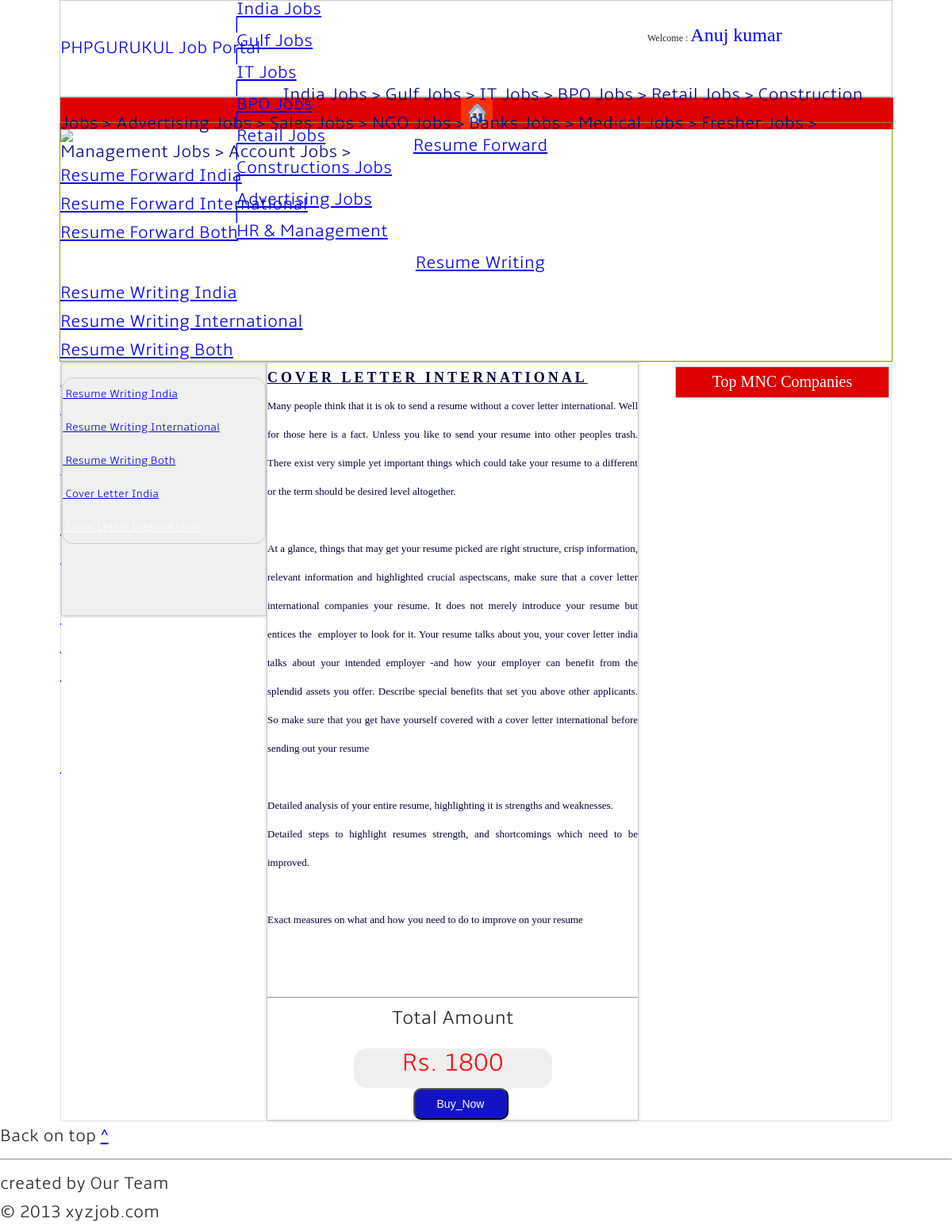
The app's page /CoverLetterInternational.php (signed in) with its own data.
### tables this page shows
CREATE TABLE IF NOT EXISTS `static` (
  `static_id` int(11) NOT NULL,
  `page` varchar(128) NOT NULL,
  `details` longtext NOT NULL
);

CREATE TABLE IF NOT EXISTS `resume_frwd_price` (
  `ser_no` int(11) NOT NULL,
  `ser_code` varchar(50) NOT NULL,
  `detail` varchar(200) NOT NULL,
  `price` int(100) NOT NULL
);

### CoverLetterInternational.php (the view, shortened to what this page needs)
<!DOCTYPE html PUBLIC "-//W3C//DTD XHTML 1.0 Transitional//EN" "http://www.w3.org/TR/xhtml1/DTD/xhtml1-transitional.dtd">
<html xmlns="http://www.w3.org/1999/xhtml">
<head>
<link rel="stylesheet" href="css/style.css" type="text/css" />
</head>
<body style=" background-color:#FFFFFF;" >
<div style="width:100%; height:auto; border:solid 0px #990000;">
<div style="width:1050px;  height:auto; margin:auto; border:solid 0px #00FF00;">
<div style="width:1048px; height:120px; background-color:#FFFFFF; border:solid 1px #CCCCCC;">
<?php
	if(isset($_SESSION['EMAIL']))
	{
		include('myaccountheader.php');
	}
	else
	{
		include('header.php');
	}
?></div>
<div style="width:1048px; height:30px;background-color:#1B43E2; border:solid 1px #CCCCCC;">
<?php
	if(isset($_SESSION['EMAIL']))
	{
		include('ma_menu.php');
	}
	else
	{
		include('menu.php');
	}
?>
</div>
<div style="1048px; height:300px; border:solid 1px #999900;">
<img src="images/resumeforword.gif" />
</div>
<table style="width:1048px; height:auto; border:solid 1px #E6E6E6; margin:auto;">
  <tr><td>
		<table style=" border:#000000 0px solid;background-color:#FFFFFF; float:left; height:auto; width:1044px;">
		<tr>
		<td>
		<table style="width:255px; margin-top:0px;  background-color:#F0F0F0; font-size:14px; height:auto;border-radius: 4px; box-shadow: 0px 0px 4px #CCCCCC; float:left;  border: 1px #CCCCCC solid;">
	<tr><td>
	<table style="width:255px;margin-left:0px; margin-right:0px; background-color:#F0F0F0; margin-bottom:90px;margin-top:0px;">
	<tr>
	<td style="height:auto; border: 0px #CCCCCC solid; ">
<div style=" width:255px float:left; height:auto;  ">
<link rel="stylesheet" href="css_middle/style.css" type="text/css" />
<ul id="css3menu11" class="topmenu" style="margin-top:18px;;border-radius: 14px;width:255px;border: 1px #CCCCCC solid; margin-left:0px;">
	<li class="topfirst"><a href="ResumeWritingIndia.php" style="height:40px;line-height:40px; width:255px; border-radius:15px 15px 0px 0px;  border:#000000 0px solid;"><div style="padding-left:0px;"><b> &nbsp;Resume Writing India</b></div></a></li>
	 <li style="height:2px;width:265px;"></li>
	<li class="toplast"><a href="ResumeWritingInternational.php" style="height:40px;  line-height:40px; width:255px;"><div style="padding-left:0px;"><b> &nbsp;Resume Writing International</b></div></a></li>
 <li style="height:2px;width:265px;"></li>
    <li class="topmenu"><a href="ResumeWritingBoth.php" style="height:40px;line-height:40px;margin-left:0px; width:254px;"><div style="padding-left:0px;"><b> &nbsp;Resume Writing Both</b></div></a></li>
 <li style="height:2px;width:265px;"></li>
<li class="toplast"><a href="CoverLetterIndia.php" style="height:40px;line-height:40px; width:255px;"><div style="padding-left:0px;"><b> &nbsp;Cover Letter India</b></div></a></li>
 <li style="height:2px;width:265px;"></li>
    <li class="topmenu"><a href="CoverLetterInternational.php" style="height:40px; background-color:#000000; color:#FFFFFF; line-height:40px;margin-left:0px; width:254px;"><div style="padding-left:0px;"><b> &nbsp;Cover Letter International</b></div></a></li>
</ul></div>
	</td></tr>
	</table></td></tr>
		</table>
				<table style="width:467px; background-color:#FFFFFF; font-size:14px; height:auto;border-radius: 4px; box-shadow: 0px 0px 4px #CCCCCC; float:left;  border: 1px #CCCCCC solid;">
	<tr><td>
	<table style="width:467px;margin-left:0px; margin-right:0px; ">
	<tr>
	<td style="height:auto; border: 0px #CCCCCC solid; ">
	 <?php
$server=mysql_query("select * from static where page='CoverLetterInternational'");
while($get=mysql_fetch_array($server))
{
       echo $get['details'];
}
?></td></tr>
		<tr>
	<td style="height:auto; border: 0px #CCCCCC solid; " align="center">
	<hr />
			<strong style="width:255px; height:auto;border: 0px #CCCCCC solid; font-size:24px;" align="center"> <b>Total Amount</b></strong>
			<div style="width:250px; height:50px;border:solid 0px #999900;background-color:#EFEFEF; font-size:40px; border-radius:17px 17px 17px 17px;"align="center">
	<div style="width:200px; height:40px; margin-top:20px; border:#000000 0px solid;" align="center">
		<form method='post' action='data.php' name='frm1'>
				<?php include('dbconnection.php');
					$ser="Cover Letter International";
					$result=mysql_query("select * from resume_frwd_price where detail='$ser' ");
					$resume=array();
					while($data=mysql_fetch_array($result))
					{
				       $resume[]=$data;
					} ?>
					<font color='red' size='6'><b><?php foreach($resume as $res){ echo"Rs. $res[3]";} ?></b></font>
					<input type='hidden' name='service' value='<?php foreach($resume as $res){ echo $res[2];} ?>' /></div></div></p>
					<p align="center"><a href="data.php"><input type="submit" name="RF" value="Buy_Now" style=" color:#FFFFFF; margin-left:20px;font-family:Arial, Helvetica, sans-serif; background-color:#1014C2; border-radius:10px 10px 10px 10px; width:120px; height:40px; font-size:14px;"></a></p></td>
	</div></div>
		<table style="width:270px;  float:right; height:auto;border: 0px #000 solid;" align="right">
		<tr style="width:270px; height:18px;border: 0px #F3F3F3 solid;">
		<td style="border:#000000 0px solid;" ><div style=" width:270px;background-color:#FFFFFF; float:left; height:60px;  border:solid 0px #999900;"><table style="width:270px; height:40px; border:solid 1px #CCCCCC; color:#FFFFFF; margin-top:5px; background-color:#DF0000; font-size:20px; font-family:Comic Sans MS;"><font style="margin-left:0px; ">
<tr style="width:270px; "align="center"><td><b>Top MNC Companies</b></td></tr></font> </table>
</div>
</td>
</tr>
		</table>
<div style="width:100%; height:auto; margin:auto; border:solid 0px #000000;">
<?php include('footer.php');?>
</div>
</body>
</html>

### style.css (style rules this page uses)
html, body, div, span, applet, object, iframe, h1, h2, h3, h4, h5, h6, p, blockquote, pre, a, abbr, acronym, address, big, cite, code, del, dfn, em, img, ins, kbd, q, s, samp, small, strike, strong, sub, sup, tt, var, b, u, i, center, dl, dt, dd, ol, ul, li, fieldset, form, label, legend, table, caption, tbody, tfoot, thead, tr, th, td, article, aside, canvas, details, embed, figure, figcaption, footer, header, hgroup, menu, nav, output, ruby, section, summary, time, mark, audio, video { margin: 0; padding: 0; border: 0; font-size: 100%; font: inherit; vertical-align: baseline; }
body { line-height: 1; }
ol, ul { list-style: none; }
table { border-collapse: collapse; border-spacing: 0; }
body { font-family: 'amblelight'; font-size: 22px; line-height: 36px; font-weight:300; color:#222222; }
h1,h2,h3,h4,h5 { font-family: 'Raleway', sans-serif; font-weight:900; letter-spacing:4px; text-transform:uppercase; }

### records on screen
static: details "COVER LETTER INTERNATIONAL Many people think that it is ok to send a resume without a cover letter international. Well for those here is a fact. Unless you like to send your resume into other peoples trash. There exist very simple yet important things which could take your resume to a different or the term should be desired level altogether. At a glance, things that may get your resume picked are right structure, crisp information, relevant information and highlighted crucial aspectscans, make sure that a cover letter international companies your resume. It does not merely introduce your resume but entices the employer to look for it. Your resume talks about you, your cover letter india…"
resume_frwd_price: price "1800"

### other values on screen
$name "Anuj kumar"
